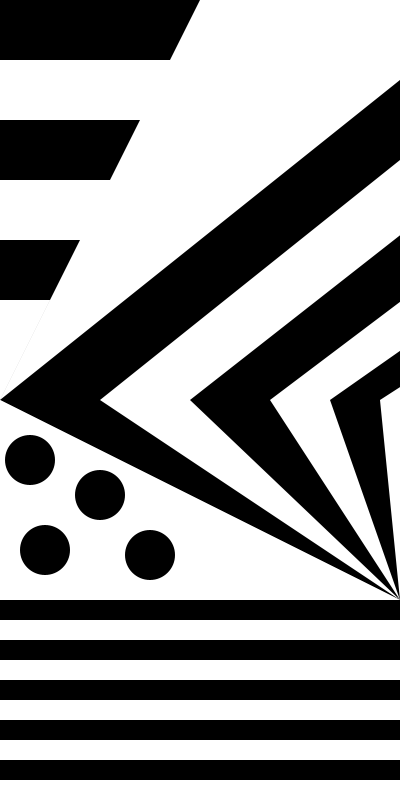
Frame 1 (no input)
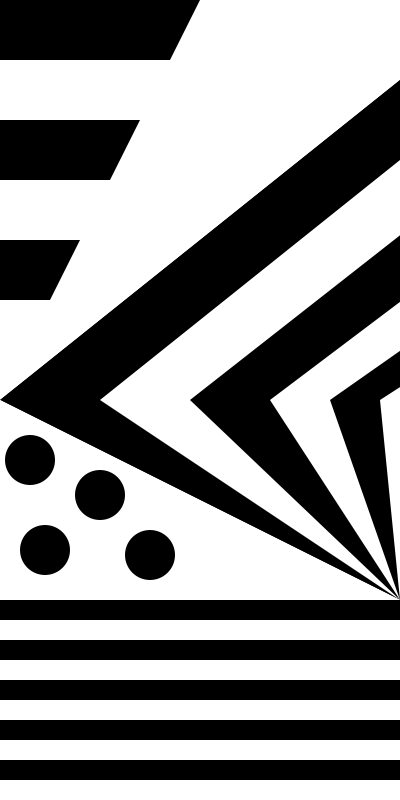
Frame 60 (the mouse pressed at the canvas centre just before this capture)
Frame 120 (the mouse held since frame 60 and released just before this capture): identical to frame 60, image omitted

The Processing sketch that drew these frames (run headless with seeded random() and noise(); from frame 60 on, the mouse is pressed at the canvas centre):

// Processing sketch: processing_24971
// ── processing_24971.pde

void setup(){
size(400, 800);
smooth();

}

void draw(){

noStroke();
  
fill(255);
triangle(0, 0, 0, 400, 200, 0);
fill(0);
rect(0, 0, 200, 60);
fill(255);
rect(0, 60, 175, 60);
fill(0);
rect(0, 120, 150, 60);
fill(255);
rect(0, 180, 125, 60);
fill(0);
rect(0, 240, 100, 60);

fill(255);
triangle(0, 400, 200, 0, 500, 0);
fill(0);
triangle(0, 400, 500, 0, 400, 600);
fill(255);
triangle(100, 400, 600, 0, 400, 600);
fill(0);
triangle(190, 400, 700, 0, 400, 600);
fill(255);
triangle(270, 400, 800, 0, 400, 600);
fill(0);
triangle(330, 400, 900, 0, 400, 600);
fill(255);
triangle(380, 400, 1000, 0, 400, 600);

fill(255);
triangle(0, 400, 0, 600, 400, 600);
fill(0);
ellipse(30, 460, 50, 50);
ellipse(45, 550, 50, 50);
ellipse(100, 495, 50, 50);
ellipse(150, 555, 50, 50);

fill(0);
rect(0, 600, 400, 20);
fill(255);
rect(0, 620, 400, 20);
fill(0);
rect(0, 640, 400, 20);
fill(255);
rect(0, 660, 400, 20);
fill(0);
rect(0, 680, 400, 20);
fill(255);
rect(0, 700, 400, 20);
fill(0);
rect(0, 720, 400, 20);
fill(255);
rect(0, 740, 400, 20);
fill(0);
rect(0, 760, 400, 20);
fill(255);
rect(0, 780, 400, 20);
fill(0);
rect(0, 800, 400, 20);

}
